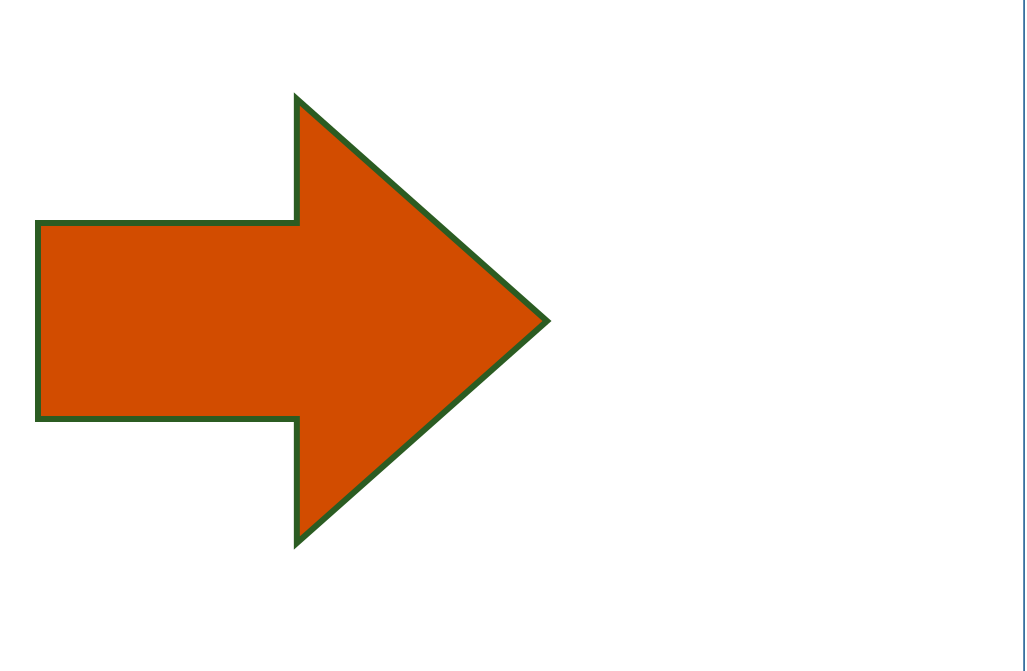
#> input picture right1.png, 1027 x 671 px; the run also reads 1 picture not shown here
$ python daikei3.py   (Python 2 division)   (older library calls are emulated)
#> lines starting #> are read from the running program, lines starting #| are printed output that depends on the picture; after the words box and inside, x2 and y2 are one past the last pixel; in counts of white or black regions, pixels touching at a corner belong together
#coding: UTF-8
#include "windows.h"
import cv2
import numpy as np
import time
from operator import itemgetter
import wiringpi
import sys

#射影変換行列を計算するキャリブレーション用関数
# [35 lines left out: functions calibration, revision, not called in this run]

#ターゲット(黄色)の輪郭を取ってくる関数
def getTarget(image):
    # Convert BGR to HSV and smooth
    hsv = cv2.cvtColor(image, cv2.COLOR_BGR2HSV)
    smooth=cv2.GaussianBlur(hsv,(15,15),0)
    #黄色
    lower_blue = np.array([25,100,85])
    upper_blue = np.array([100,255,255])

    # Threshold the HSV image to get only blue colors
    mask = cv2.inRange(smooth, lower_blue, upper_blue)

    # Bitwise-AND mask and original image(白黒画像の中で，白の部分だけ筒抜けになって映る)
    res = cv2.bitwise_and(frame,frame, mask= mask)
    contours, hierarchy = cv2.findContours(mask, cv2.RETR_TREE, cv2.CHAIN_APPROX_SIMPLE)
    areas = []
    contours.sort(key=cv2.contourArea,reverse=True)
    if  contours:
        cnt = contours[0]
        epsilon = 0.08*cv2.arcLength(cnt,True)
        approx = cv2.approxPolyDP(cnt,epsilon,True)
        areas.append(approx)
    else:
        cnt = []
    return areas,res,cnt,

#台形補正用にwebcameraから輪郭をとってくる．
# [74 lines left out: functions getBlue, center_of_image, clip_image, not called in this run]

"""
ここまで関数定義
"""

#無地
back1 = cv2.imread("back.png",1)
back2 = cv2.imread("back.png",1)
back3 = cv2.imread("back.png",1)
back4 = cv2.imread("back.png",1)


img_right1 = cv2.imread("right1.png",1)
#> img_right1 is the input picture: shape (671, 1027, 3); mean B, G, R 214.2, 226.1, 245
img_right2 = cv2.imread("right2.png",1)
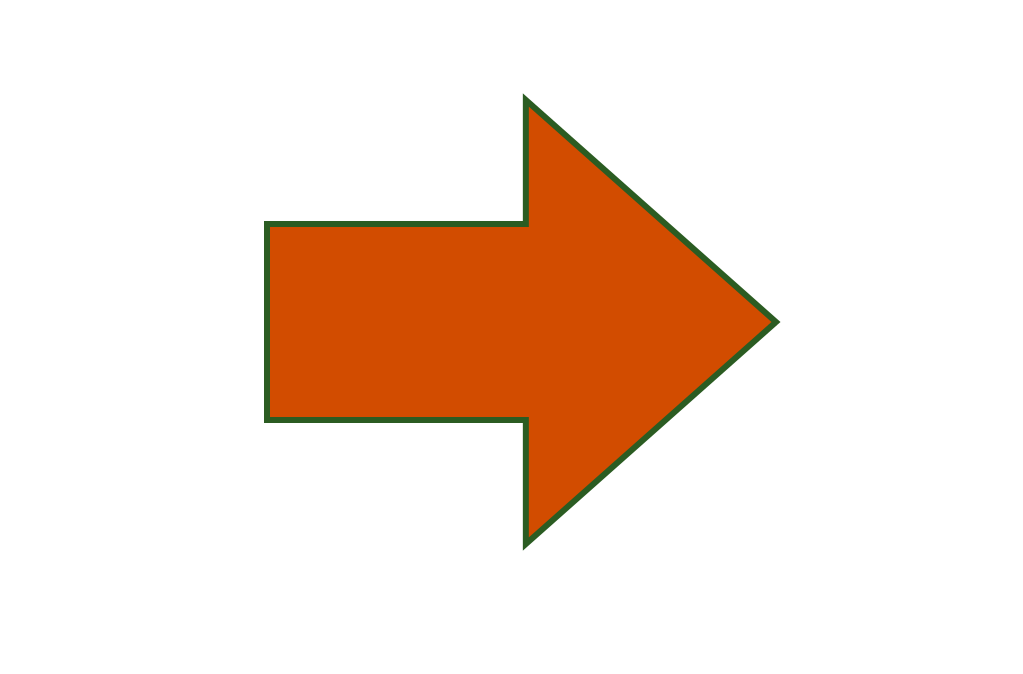
#> input picture right2.png, 1023 x 674 px
#> img_right2 is the input picture: shape (674, 1023, 3); mean B, G, R 214.4, 226.4, 245.4
img_right3 = cv2.imread("right3.png",1)
img_right4 = cv2.imread("right4.png",1)
img_left1 = cv2.imread("left1.png",1)
img_left2 = cv2.imread("left2.png",1)
img_left3 = cv2.imread("left3.png",1)
img_left4 = cv2.imread("left4.png",1)
img_stop1 = cv2.imread("stop1.png",1)
img_stop2 = cv2.imread("stop2.png",1)
img_stop3 = cv2.imread("stop3.png",1)
img_rest1 = cv2.imread("rest1.png",1)
img_rest2 = cv2.imread("rest2.png",1)


calibration_img = cv2.imread("calibration.png",1)
cv2.namedWindow("img", cv2.WND_PROP_FULLSCREEN)
# cv2.namedWindow("img", cv2.WND_PROP_FULLSCREEN)
# cv2.setWindowProperty("img", cv2.WND_PROP_FULLSCREEN, cv2.cv.CV_WINDOW_FULLSCREEN)


button_pin1 = 4 # 7番端子
button_pin2 = 17 # 11番端子
button_pin3 = 27 # 13番端子
button_pin4 = 22 # 15番端子
button_pin5 = 10 # 19番端子


# GPIO初期化
wiringpi.wiringPiSetupGpio()
# GPIOを出力モード（1）に設定
wiringpi.pinMode( button_pin1, 0 )
wiringpi.pinMode( button_pin2, 0 )
wiringpi.pinMode( button_pin3, 0 )
wiringpi.pinMode( button_pin4, 0 )
wiringpi.pinMode( button_pin5, 0 )
# 端子に何も接続されていない場合の状態を設定
# 3.3Vの場合には「2」（プルアップ）
# 0Vの場合は「1」と設定する（プルダウン）
wiringpi.pullUpDnControl( button_pin1, 2 )
wiringpi.pullUpDnControl( button_pin2, 2 )
wiringpi.pullUpDnControl( button_pin3, 2 )
wiringpi.pullUpDnControl( button_pin4, 2 )
wiringpi.pullUpDnControl( button_pin5, 2 )


#↓ラズパイ(opencv2)の方でやらないとなぜか動かない(PCはopencv3)
# cv2.namedWindow("img", cv2.WND_PROP_FULLSCREEN)
# cv2.setWindowProperty("img", cv2.WND_PROP_FULLSCREEN, cv2.cv.CV_WINDOW_FULLSCREEN)


capture = cv2.VideoCapture(0)

count = 0
l = []
m = []
M = []
# isOpenedの代わりにTrueを使うと，frameがemptyのときエラーを吐く
while capture.isOpened():
    ret, frame = capture.read()
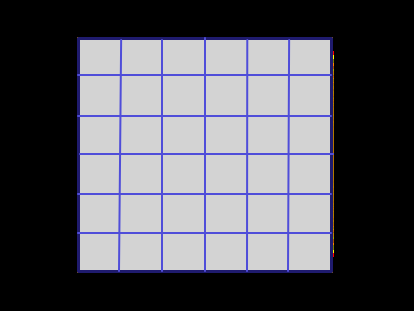
#> input picture sample.png, 414 x 311 px, given in place of the camera
#> frame is the input picture: shape (311, 414, 3); mean B, G, R 97, 90.2, 90.4
    if ret :
        #とりあえず常に黄色の輪郭をとってくるようにする．
        areas,res,_= getTarget(frame)
#> in getTarget, `hsv = cv2.cvtColor(image, cv2.COLOR_BGR2HSV)`: hsv: shape (311, 414, 3); mean H, S, V 7.8, 10.8, 97.3
#> in getTarget, `smooth=cv2.GaussianBlur(hsv,(15,15),0)`: smooth: shape (311, 414, 3); mean H, S, V 7.7, 10.8, 97.3
#> in getTarget, `mask = cv2.inRange(smooth, lower_blue, upper_blue)`:
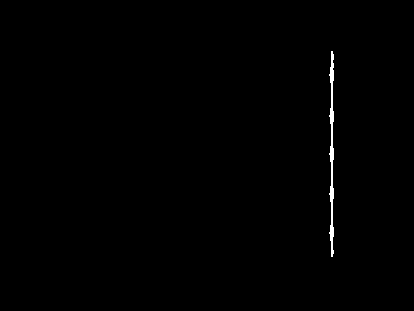
#> mask: shape (311, 414); 0.44% white; 1 white region
#> in getTarget, `contours, hierarchy = cv2.findContours(mask, cv2.RETR_TREE, cv2.CHAIN_..`: contours = 1 contour; box (x1, y1, x2, y2) and area: (329, 51, 334, 257) 365
#> in getTarget, `cnt = contours[0]`: cnt = contour of 76 points, box (x1, y1, x2, y2) (329, 51, 334, 257), area 365
#> in getTarget, `epsilon = 0.08*cv2.arcLength(cnt,True)`: epsilon = 34.15
#> in getTarget, `approx = cv2.approxPolyDP(cnt,epsilon,True)`: approx = [[331, 51], [332, 256]]
#> areas = [[[331, 51], [332, 256]]]
        #キャリブレーションボタンが押された場合(右)3秒間，射影変換行列を計算
        if wiringpi.digitalRead(button_pin1) == 0 :
            print ("calibrating...")
            #3秒間投影し，Mを計算
            while True:
                cv2.imshow('img',calibration_img)
                cv2.waitKey(1)
                areas,_,_=getBlue(frame)
                print "areas:{}".format(areas)
                if areas != [] and len(areas[0])==4:
                    M = calibration(areas)
                    print "M:{}".format(M)
                count = count+1
                print count
                time.sleep(0.6)
                if count>5:
                    if not M ==[]:

                        img_right1 = cv2.imread("right1.png",1)
                        img_right2 = cv2.imread("right2.png",1)
                        img_right3 = cv2.imread("right3.png",1)
                        img_right4 = cv2.imread("right4.png",1)
                        img_left1 = cv2.imread("left1.png",1)
                        img_left2 = cv2.imread("left2.png",1)
                        img_left3 = cv2.imread("left3.png",1)
                        img_left4 = cv2.imread("left4.png",1)
                        img_stop1 = cv2.imread("stop1.png",1)
                        img_stop2 = cv2.imread("stop2.png",1)
                        img_stop3 = cv2.imread("stop3.png",1)
                        img_rest1 = cv2.imread("rest1.png",1)
                        img_rest2 = cv2.imread("rest2.png",1)

                        img_right1 = revision(M,img_right1)
                        img_right2 = revision(M,img_right2)
                        img_right3 = revision(M,img_right3)
                        img_right4 = revision(M,img_right4)
                        img_left1 = revision(M,img_left1)
                        img_left2 = revision(M,img_left2)
                        img_left3 = revision(M,img_left3)
                        img_left4 = revision(M,img_left4)
                        img_stop1 = revision(M,img_stop1)
                        img_stop2 = revision(M,img_stop2)
                        img_stop3 = revision(M,img_stop3)
                        img_rest1 = revision(M,img_rest1)
                        img_rest2 = revision(M,img_rest2)
                        print ("Calibration Finished")
                    else:
                        print ("Calibration Failed")
                    count = 0
                    break

        #スイッチ2(右)が押された場合．
        elif wiringpi.digitalRead(button_pin2) == 0:
            print ("turnright")
            #frameから輪郭をとる
            if areas:
                if len(areas[0])==4 :
                    #webcamera輪郭の重心計算
                    x, y = center_of_image(frame)
                    if not x == 0:
                        #トラッキング部分．重心の移動差を利用
                        l.append(x)
                        m.append(y)
                        count +=1
                        if count>1:
                            x_diff = l[count-1]-l[1]
                            y_diff = m[count-1]-m[1]
                            m1,n1 = frame.shape[:2]
                            m2,n2 = back.shape[:2]
                            #背景をリセットしてからオーバーレイ
                            back1 = cv2.imread("back.png",1)
                            back2 = cv2.imread("back.png",1)
                            back3 = cv2.imread("back.png",1)
                            back4 = cv2.imread("back.png",1)

                            clip_image(x_diff*m2/m1,y_diff*m2/m1,back1,img_right1)
                            clip_image(x_diff*m2/m1,y_diff*m2/m1,back2,img_right2)
                            clip_image(x_diff*m2/m1,y_diff*m2/m1,back3,img_right3)
                            clip_image(x_diff*m2/m1,y_diff*m2/m1,back4,img_right4)

            cv2.imshow('img',back1)
            cv2.waitKey(500)
            cv2.imshow('img',back2)
            cv2.waitKey(500)
            cv2.imshow('img',back3)
            cv2.waitKey(500)
            cv2.imshow('img',back4)
            cv2.waitKey(800)

        #スイッチ3(左)が押された場合．
        elif wiringpi.digitalRead(button_pin3) == 0:
            print ("turnright")
            #frameから輪郭をとる
            if areas:
                if len(areas[0])==4 :
                    #webcamera輪郭の重心計算
                    x, y = center_of_image(frame)
                    if not x == 0:
                        #トラッキング部分．重心の移動差を利用
                        l.append(x)
                        m.append(y)
                        count +=1
                        if count>4:
                            x_diff = l[count-1]-l[4]
                            y_diff = m[count-1]-m[4]
                            m1,n1 = frame.shape[:2]
                            m2,n2 = back.shape[:2]
                            #背景をリセットしてからオーバーレイ
                            clip_image(x_diff*m2/m1,y_diff*m2/m1,back1,img_left1)
                            clip_image(x_diff*m2/m1,y_diff*m2/m1,back2,img_left2)
                            clip_image(x_diff*m2/m1,y_diff*m2/m1,back3,img_left3)
                            clip_image(x_diff*m2/m1,y_diff*m2/m1,back4,img_left4)

            cv2.imshow('img',back1)
            cv2.waitKey(500)
            cv2.imshow('img',back2)
            cv2.waitKey(500)
            cv2.imshow('img',back3)
            cv2.waitKey(500)
            cv2.imshow('img',back4)
            cv2.waitKey(800)

        #スイッチ4(stop)が押された場合．
        elif wiringpi.digitalRead(button_pin4) == 0:
            print ("stop")
            #frameから輪郭をとる
            if areas:
                if len(areas[0])==4 :
                    #webcamera輪郭の重心計算
                    x, y = center_of_image(frame)
                    if not x == 0:
                        #トラッキング部分．重心の移動差を利用
                        l.append(x)
                        m.append(y)
                        count +=1
                        if count>1:
                            x_diff = l[count-1]-l[1]
                            y_diff = m[count-1]-m[1]
                            m1,n1 = frame.shape[:2]
                            m2,n2 = back.shape[:2]
                            #背景をリセットしてからオーバーレイ
                            back1 = cv2.imread("back.png",1)
                            back2 = cv2.imread("back.png",1)
                            back3 = cv2.imread("back.png",1)

                            clip_image(x_diff*m2/m1,y_diff*m2/m1,back1,img_stop1)
                            clip_image(x_diff*m2/m1,y_diff*m2/m1,back2,img_stop2)
                            clip_image(x_diff*m2/m1,y_diff*m2/m1,back3,img_stop3)


            cv2.imshow('img',back1)
            cv2.waitKey(500)
            cv2.imshow('img',back2)
            cv2.waitKey(500)
            cv2.imshow('img',back3)
            cv2.waitKey(500)


        #スイッチ5(rest)が押された場合．
        elif wiringpi.digitalRead(button_pin5) == 0:
            print ("rest")
            #frameから輪郭をとる
            if areas:
                if len(areas[0])==4 :
                    #webcamera輪郭の重心計算
                    x, y = center_of_image(frame)
                    if not x == 0:
                        #トラッキング部分．重心の移動差を利用
                        l.append(x)
                        m.append(y)
                        count +=1
                        if count>1:
                            x_diff = l[count-1]-l[1]
                            y_diff = m[count-1]-m[1]
                            m1,n1 = frame.shape[:2]
                            m2,n2 = back.shape[:2]
                            #背景をリセットしてからオーバーレイ
                            clip_image(x_diff*m2/m1,y_diff*m2/m1,back1,img_rest1)
                            clip_image(x_diff*m2/m1,y_diff*m2/m1,back2,img_rest2)

            cv2.imshow('img',back1)
            cv2.waitKey(200)
            cv2.imshow('img',back2)
            cv2.waitKey(2000)


        #スイッチOFFのとき．
        else :
            print ("switch off")
            back = cv2.imread("back.png",1)
            cv2.imshow('img',back)


#waitKeyの引数を0以下にするとキー入力する毎に画面がframeが更新する．
    if cv2.waitKey(1) &  0xFF == ord('q'):
#> (key q is pressed here)
        break

capture.release()
cv2.destroyAllWindows()
